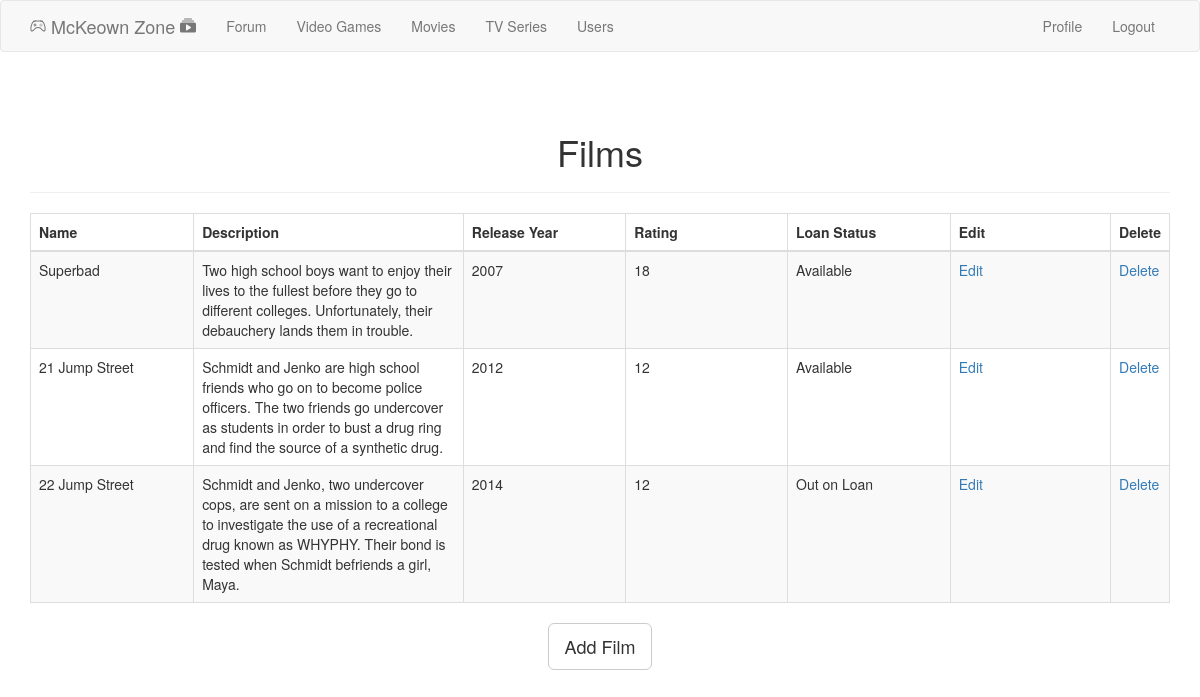
Page /admin_films (signed in) on the earlier database version.
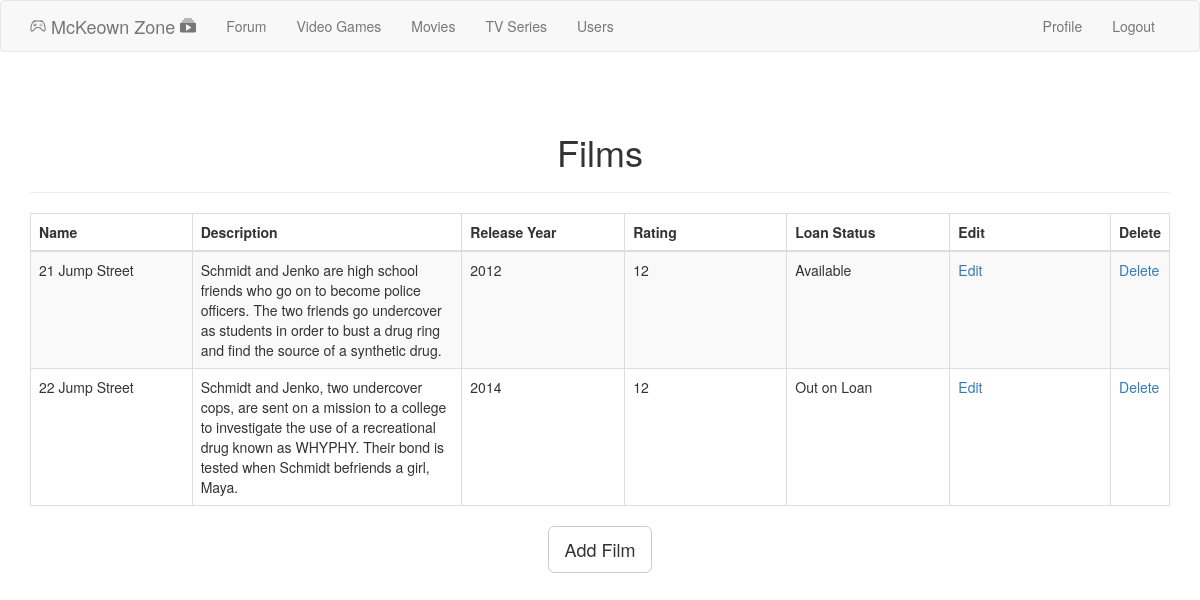
Same page on the later database version.
### app/models.py (models this page shows)
class Film(db.Model):
	id = db.Column(db.Integer, primary_key=True)
	name = db.Column(db.String(50))
	description = db.Column(db.String(250))
	release_year = db.Column(db.Integer)
	rating = db.Column(db.Integer)
	loan_status = db.Column(db.String(150))
	last_update = db.Column(db.DateTime, default=datetime.utcnow)

### app/routes.py (the view)
@app.route('/admin_films', methods=['GET', 'POST'])
@login_required
def list_films():
	check_admin()
	films = Film.query.all()
	return render_template ('admin/films/films.html', films=films, title="Films")

### app/models.py (called while the page is built)
@login.user_loader
def load_user(id):
	return User.query.get(int(id));

### app/routes.py (called while the page is built)
@app.before_request
def before_request():
	if current_user.is_authenticated:
		current_user.last_seen = datetime.utcnow()
		db.session.commit()

def check_admin():
	if not current_user.is_admin:
		abort(403)

### app/templates/admin/films/films.html (shortened to what this page needs)
{% import "bootstrap/utils.html" as utils %}
{% extends "base.html" %}
{% block app_content %}
<div class="content-section">
  <div class="outer">
    <div class="middle">
      <div class="inner">
        <br/>
        <br/>
        <h1 style="text-align:center;">Films</h1>
        {% if films %}
          <hr class="intro-divider">
          <div class="center">
            <table class="table table-striped table-bordered">
              <thead>
                <tr>
                  <th width="15%"> Name </th>
                  <th width="25%"> Description </th>
                  <th width="15%"> Release Year </th>
                  <th width="15%"> Rating </th>
                  <th width="15%"> Loan Status </th>
                  <th width="15%"> Edit </th>
                  <th width="15%"> Delete </th>
                </tr>
              </thead>
              <tbody>
              {% for film in films %}
                <tr>
                  <td> {{ film.name }} </td>
                  <td> {{ film.description }} </td>
                  <td> {{ film.release_year }} </td>
                  <td> {{ film.rating }} </td>
                  <td> {{ film.loan_status }} </td>
                  <td>
                    <a href="{{ url_for('edit_film', id=film.id) }}">
                       Edit
                    </a>
                  </td>
                  <td>
                    <a href="{{ url_for('delete_film', id=film.id) }}">
                       Delete
                    </a>
                  </td>
                </tr>
              {% endfor %}
              </tbody>
            </table>
          </div>
          <div style="text-align: center">
        {% else %}
          <div style="text-align: center">
            <h3> No Films have been added. </h3>
            <hr class="intro-divider">
        {% endif %}
          <a href="{{ url_for('add_film') }}" class="btn btn-default btn-lg">
            Add Film
          </a>
        </div>
      </div>
    </div>
  </div>
</div>
{% endblock %}

Differences in the rows shown:
removed Film: name "Superbad", description "Two high school boys want to enjoy their lives to the fullest before they go to different colleges. Unfortunately, their debauchery lands them in trouble.", release_year "2007", rating "18", loan_status "Available"
